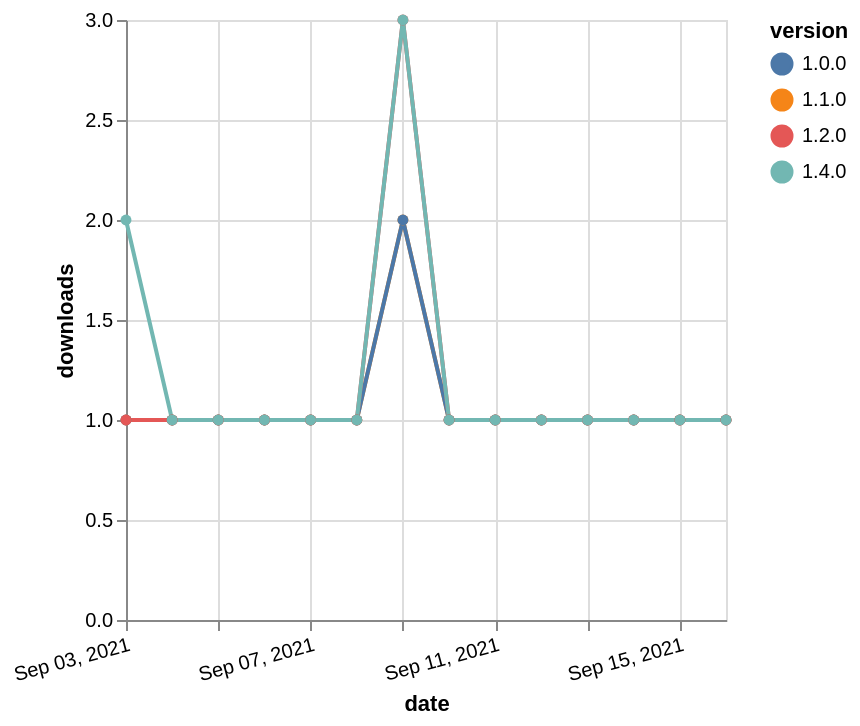

Here is the Vega-Lite specification saved for this chart:
### Vega-Lite specification from a JSON file in a GitHub repository (floating-point values rounded to 4 significant figures)
{"$schema": "https://vega.github.io/schema/vega-lite/v5.json", "description": "A simple bar chart with embedded data.", "data": {"values": [{"date": "2021-09-03", "total": 141, "delta": 1, "version": "1.1.0"}, {"date": "2021-09-04", "total": 142, "delta": 1, "version": "1.1.0"}, {"date": "2021-09-05", "total": 143, "delta": 1, "version": "1.1.0"}, {"date": "2021-09-06", "total": 144, "delta": 1, "version": "1.1.0"}, {"date": "2021-09-07", "total": 145, "delta": 1, "version": "1.1.0"}, {"date": "2021-09-08", "total": 146, "delta": 1, "version": "1.1.0"}, {"date": "2021-09-09", "total": 148, "delta": 2, "version": "1.1.0"}, {"date": "2021-09-10", "total": 149, "delta": 1, "version": "1.1.0"}, {"date": "2021-09-11", "total": 150, "delta": 1, "version": "1.1.0"}, {"date": "2021-09-12", "total": 151, "delta": 1, "version": "1.1.0"}, {"date": "2021-09-13", "total": 152, "delta": 1, "version": "1.1.0"}, {"date": "2021-09-14", "total": 153, "delta": 1, "version": "1.1.0"}, {"date": "2021-09-15", "total": 154, "delta": 1, "version": "1.1.0"}, {"date": "2021-09-16", "total": 155, "delta": 1, "version": "1.1.0"}, {"date": "2021-09-03", "total": 149, "delta": 1, "version": "1.0.0"}, {"date": "2021-09-04", "total": 150, "delta": 1, "version": "1.0.0"}, {"date": "2021-09-05", "total": 151, "delta": 1, "version": "1.0.0"}, {"date": "2021-09-06", "total": 152, "delta": 1, "version": "1.0.0"}, {"date": "2021-09-07", "total": 153, "delta": 1, "version": "1.0.0"}, {"date": "2021-09-08", "total": 154, "delta": 1, "version": "1.0.0"}, {"date": "2021-09-09", "total": 156, "delta": 2, "version": "1.0.0"}, {"date": "2021-09-10", "total": 157, "delta": 1, "version": "1.0.0"}, {"date": "2021-09-11", "total": 158, "delta": 1, "version": "1.0.0"}, {"date": "2021-09-12", "total": 159, "delta": 1, "version": "1.0.0"}, {"date": "2021-09-13", "total": 160, "delta": 1, "version": "1.0.0"}, {"date": "2021-09-14", "total": 161, "delta": 1, "version": "1.0.0"}, {"date": "2021-09-15", "total": 162, "delta": 1, "version": "1.0.0"}, {"date": "2021-09-16", "total": 163, "delta": 1, "version": "1.0.0"}, {"date": "2021-09-03", "total": 167, "delta": 1, "version": "1.2.0"}, {"date": "2021-09-04", "total": 168, "delta": 1, "version": "1.2.0"}, {"date": "2021-09-05", "total": 169, "delta": 1, "version": "1.2.0"}, {"date": "2021-09-06", "total": 170, "delta": 1, "version": "1.2.0"}, {"date": "2021-09-07", "total": 171, "delta": 1, "version": "1.2.0"}, {"date": "2021-09-08", "total": 172, "delta": 1, "version": "1.2.0"}, {"date": "2021-09-09", "total": 175, "delta": 3, "version": "1.2.0"}, {"date": "2021-09-10", "total": 176, "delta": 1, "version": "1.2.0"}, {"date": "2021-09-11", "total": 177, "delta": 1, "version": "1.2.0"}, {"date": "2021-09-12", "total": 178, "delta": 1, "version": "1.2.0"}, {"date": "2021-09-13", "total": 179, "delta": 1, "version": "1.2.0"}, {"date": "2021-09-14", "total": 180, "delta": 1, "version": "1.2.0"}, {"date": "2021-09-15", "total": 181, "delta": 1, "version": "1.2.0"}, {"date": "2021-09-16", "total": 182, "delta": 1, "version": "1.2.0"}, {"date": "2021-09-03", "total": 117, "delta": 2, "version": "1.4.0"}, {"date": "2021-09-04", "total": 118, "delta": 1, "version": "1.4.0"}, {"date": "2021-09-05", "total": 119, "delta": 1, "version": "1.4.0"}, {"date": "2021-09-06", "total": 120, "delta": 1, "version": "1.4.0"}, {"date": "2021-09-07", "total": 121, "delta": 1, "version": "1.4.0"}, {"date": "2021-09-08", "total": 122, "delta": 1, "version": "1.4.0"}, {"date": "2021-09-09", "total": 125, "delta": 3, "version": "1.4.0"}, {"date": "2021-09-10", "total": 126, "delta": 1, "version": "1.4.0"}, {"date": "2021-09-11", "total": 127, "delta": 1, "version": "1.4.0"}, {"date": "2021-09-12", "total": 128, "delta": 1, "version": "1.4.0"}, {"date": "2021-09-13", "total": 129, "delta": 1, "version": "1.4.0"}, {"date": "2021-09-14", "total": 130, "delta": 1, "version": "1.4.0"}, {"date": "2021-09-15", "total": 131, "delta": 1, "version": "1.4.0"}, {"date": "2021-09-16", "total": 132, "delta": 1, "version": "1.4.0"}]}, "width": "container", "mark": {"type": "line", "point": {"filled": true}}, "encoding": {"x": {"field": "date", "type": "temporal", "timeUnit": "yearmonthdate", "title": "date", "axis": {"labelAngle": -15}}, "y": {"field": "delta", "type": "quantitative", "title": "downloads"}, "color": {"field": "version", "type": "nominal"}, "tooltip": {"field": "delta"}}}
